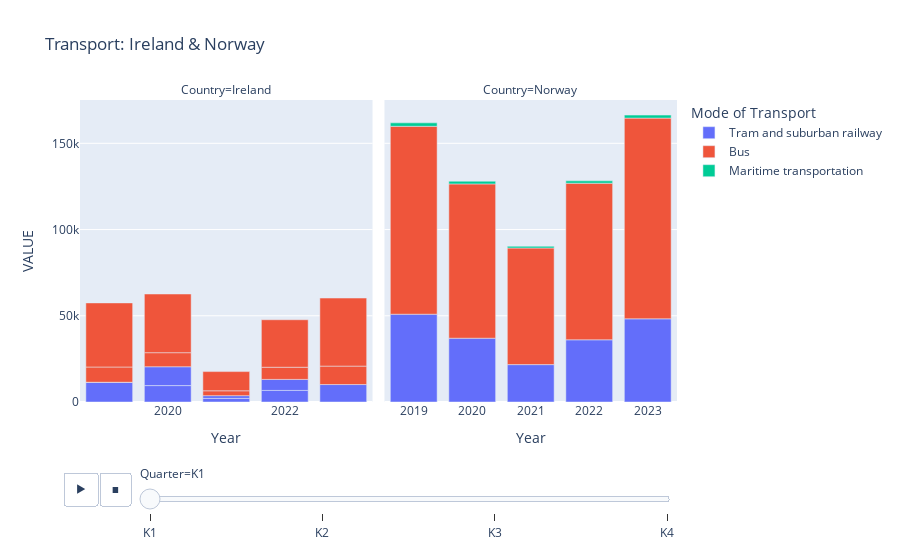

Write notebook code for a chart like this one.
### Markdown cell above
# Evolution of transport use Ireland and Norway since 2019

### Code cell
fig = px.bar(Transport, x='Year', y='VALUE', color='Mode of Transport',
             animation_frame='Quarter', facet_col='Country',
             title='Transport: Ireland & Norway')

fig.show()

### Figure 1 — Plotly figure (JSON) as saved in the notebook; plotly's stock layout.template omitted (floating-point values rounded to 4 significant figures)
{"data": [{"alignmentgroup": "True", "hovertemplate": "Mode of Transport=Tram and suburban railway<br>Quarter=K1<br>Country=Ireland<br>Year=%{x}<br>VALUE=%{y}<extra></extra>", "legendgroup": "Tram and suburban railway", "marker": {"color": "#636efa", "pattern": {"shape": ""}}, "name": "Tram and suburban railway", "offsetgroup": "Tram and suburban railway", "orientation": "v", "showlegend": true, "textposition": "auto", "type": "bar", "x": [2019, 2020, 2021, 2022, 2019, 2020, 2021, 2022, 2023], "xaxis": "x", "y": [11455, 9520, 2109, 6719, 0, 10917, 1572, 6384, 10114], "yaxis": "y"}, {"alignmentgroup": "True", "hovertemplate": "Mode of Transport=Tram and suburban railway<br>Quarter=K1<br>Country=Norway<br>Year=%{x}<br>VALUE=%{y}<extra></extra>", "legendgroup": "Tram and suburban railway", "marker": {"color": "#636efa", "pattern": {"shape": ""}}, "name": "Tram and suburban railway", "offsetgroup": "Tram and suburban railway", "orientation": "v", "showlegend": false, "textposition": "auto", "type": "bar", "x": ["2019", "2020", "2021", "2022", "2023"], "xaxis": "x2", "y": [50904, 36986, 21677, 36067, 48231], "yaxis": "y2"}, {"alignmentgroup": "True", "hovertemplate": "Mode of Transport=Bus<br>Quarter=K1<br>Country=Ireland<br>Year=%{x}<br>VALUE=%{y}<extra></extra>", "legendgroup": "Bus", "marker": {"color": "#EF553B", "pattern": {"shape": ""}}, "name": "Bus", "offsetgroup": "Bus", "orientation": "v", "showlegend": true, "textposition": "auto", "type": "bar", "x": [2019, 2019, 2020, 2020, 2021, 2021, 2022, 2022, 2023, 2023], "xaxis": "x", "y": [8839, 37158, 8161, 34017, 2817, 11137, 7052, 27533, 10694, 39462], "yaxis": "y"}, {"alignmentgroup": "True", "hovertemplate": "Mode of Transport=Bus<br>Quarter=K1<br>Country=Norway<br>Year=%{x}<br>VALUE=%{y}<extra></extra>", "legendgroup": "Bus", "marker": {"color": "#EF553B", "pattern": {"shape": ""}}, "name": "Bus", "offsetgroup": "Bus", "orientation": "v", "showlegend": false, "textposition": "auto", "type": "bar", "x": ["2019", "2020", "2021", "2022", "2023"], "xaxis": "x2", "y": [108967, 89467, 67629, 90786, 116375], "yaxis": "y2"}, {"alignmentgroup": "True", "hovertemplate": "Mode of Transport=Maritime transportation<br>Quarter=K1<br>Country=Norway<br>Year=%{x}<br>VALUE=%{y}<extra></extra>", "legendgroup": "Maritime transportation", "marker": {"color": "#00cc96", "pattern": {"shape": ""}}, "name": "Maritime transportation", "offsetgroup": "Maritime transportation", "orientation": "v", "showlegend": true, "textposition": "auto", "type": "bar", "x": ["2019", "2020", "2021", "2022", "2023"], "xaxis": "x2", "y": [1990, 1570, 974, 1376, 1752], "yaxis": "y2"}], "layout": {"annotations": [{"font": {}, "showarrow": false, "text": "Country=Ireland", "x": 0.245, "xanchor": "center", "xref": "paper", "y": 1, "yanchor": "bottom", "yref": "paper"}, {"font": {}, "showarrow": false, "text": "Country=Norway", "x": 0.755, "xanchor": "center", "xref": "paper", "y": 1, "yanchor": "bottom", "yref": "paper"}], "barmode": "relative", "legend": {"title": {"text": "Mode of Transport"}, "tracegroupgap": 0}, "sliders": [{"active": 0, "currentvalue": {"prefix": "Quarter="}, "len": 0.9, "pad": {"b": 10, "t": 60}, "steps": [{"args": [["K1"], {"frame": {"duration": 0, "redraw": true}, "fromcurrent": true, "mode": "immediate", "transition": {"duration": 0, "easing": "linear"}}], "label": "K1", "method": "animate"}, {"args": [["K2"], {"frame": {"duration": 0, "redraw": true}, "fromcurrent": true, "mode": "immediate", "transition": {"duration": 0, "easing": "linear"}}], "label": "K2", "method": "animate"}, {"args": [["K3"], {"frame": {"duration": 0, "redraw": true}, "fromcurrent": true, "mode": "immediate", "transition": {"duration": 0, "easing": "linear"}}], "label": "K3", "method": "animate"}, {"args": [["K4"], {"frame": {"duration": 0, "redraw": true}, "fromcurrent": true, "mode": "immediate", "transition": {"duration": 0, "easing": "linear"}}], "label": "K4", "method": "animate"}], "x": 0.1, "xanchor": "left", "y": 0, "yanchor": "top"}], "title": {"text": "Transport: Ireland & Norway"}, "updatemenus": [{"buttons": [{"args": [null, {"frame": {"duration": 500, "redraw": true}, "fromcurrent": true, "mode": "immediate", "transition": {"duration": 500, "easing": "linear"}}], "label": "&#9654;", "method": "animate"}, {"args": [[null], {"frame": {"duration": 0, "redraw": true}, "fromcurrent": true, "mode": "immediate", "transition": {"duration": 0, "easing": "linear"}}], "label": "&#9724;", "method": "animate"}], "direction": "left", "pad": {"r": 10, "t": 70}, "showactive": false, "type": "buttons", "x": 0.1, "xanchor": "right", "y": 0, "yanchor": "top"}], "xaxis": {"anchor": "y", "domain": [0, 0.49], "title": {"text": "Year"}}, "xaxis2": {"anchor": "y2", "domain": [0.51, 1], "matches": "x", "title": {"text": "Year"}}, "yaxis": {"anchor": "x", "domain": [0, 1], "title": {"text": "VALUE"}}, "yaxis2": {"anchor": "x2", "domain": [0, 1], "matches": "y", "showticklabels": false}}}
